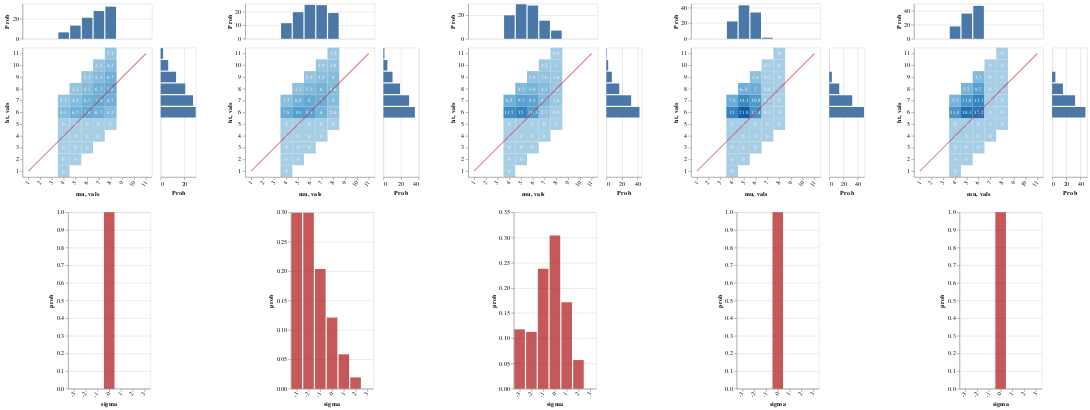

Notebook code cell kept with this figure:
### Markdown cell above
Of course since all of the lexica entail that John's height is 6, the distribution over worlds is completely determinate

The various conceivable strengthenings lead ultimately to a pragmatic conclusion that 6 is probably normal for the height of someone like John (this was already guaranteed by the prior), but it's possible that 6 is relatively high compared to the median

So to the extent that this is an evaluative conclusion, it is very weak

### Code cell
writeIORef cacheRef (0, Map.empty)
 
vlShow . sidewaysDists <$> traverse mkGraph
  [ listener infoLUMExact cacheRef (0, UTall, denExact0)
  , lp infoLUMExact>>= \l -> listener infoLUMExact cacheRef (0, UTall, l)
  , listener infoLUMExact cacheRef (1, UTall, denExact0)
  , listener infoLUMExact cacheRef (2, UTall, denExact0)
  , listener infoLUMExact cacheRef (3, UTall, denExact0)
  ]

### Figure 1 — Vega-Lite specification as saved in the notebook (floating-point values rounded to 4 significant figures)
{"$schema": "https://vega.github.io/schema/vega-lite/v3.json", "hconcat": [{"$schema": "https://vega.github.io/schema/vega-lite/v3.json", "center": true, "vconcat": [{"$schema": "https://vega.github.io/schema/vega-lite/v3.json", "bounds": "flush", "config": {"scale": {"rectBandPaddingInner": 0}}, "data": {"values": [{"ht": "1", "mu": "4", "prob": 0}, {"ht": "2", "mu": "4", "prob": 0}, {"ht": "2", "mu": "5", "prob": 0}, {"ht": "3", "mu": "4", "prob": 0}, {"ht": "3", "mu": "5", "prob": 0}, {"ht": "3", "mu": "6", "prob": 0}, {"ht": "4", "mu": "4", "prob": 0}, {"ht": "4", "mu": "5", "prob": 0}, {"ht": "4", "mu": "6", "prob": 0}, {"ht": "4", "mu": "7", "prob": 0}, {"ht": "5", "mu": "4", "prob": 0}, {"ht": "5", "mu": "5", "prob": 0}, {"ht": "5", "mu": "6", "prob": 0}, {"ht": "5", "mu": "7", "prob": 0}, {"ht": "5", "mu": "8", "prob": 0}, {"ht": "6", "mu": "4", "prob": 4.3}, {"ht": "6", "mu": "5", "prob": 6.7}, {"ht": "6", "mu": "6", "prob": 7.8}, {"ht": "6", "mu": "7", "prob": 6.7}, {"ht": "6", "mu": "8", "prob": 4.3}, {"ht": "7", "mu": "4", "prob": 2.1}, {"ht": "7", "mu": "5", "prob": 4.3}, {"ht": "7", "mu": "6", "prob": 6.7}, {"ht": "7", "mu": "7", "prob": 7.8}, {"ht": "7", "mu": "8", "prob": 6.7}, {"ht": "8", "mu": "5", "prob": 2.1}, {"ht": "8", "mu": "6", "prob": 4.3}, {"ht": "8", "mu": "7", "prob": 6.7}, {"ht": "8", "mu": "8", "prob": 7.8}, {"ht": "9", "mu": "6", "prob": 2.1}, {"ht": "9", "mu": "7", "prob": 4.3}, {"ht": "9", "mu": "8", "prob": 6.7}, {"ht": "10", "mu": "7", "prob": 2.1}, {"ht": "10", "mu": "8", "prob": 4.3}, {"ht": "11", "mu": "8", "prob": 2.1}]}, "spacing": 15, "vconcat": [{"encoding": {"x": {"axis": null, "field": "mu", "scale": {"domain": ["1", "2", "3", "4", "5", "6", "7", "8", "9", "10", "11"], "rangeStep": 30}, "sort": null, "type": "ordinal"}, "y": {"aggregate": "sum", "axis": {"title": "Prob"}, "field": "prob", "type": "quantitative"}}, "height": 60, "mark": "bar"}, {"bounds": "flush", "hconcat": [{"encoding": {"x": {"axis": {"labelAngle": -55}, "field": "mu", "scale": {"domain": ["1", "2", "3", "4", "5", "6", "7", "8", "9", "10", "11"], "rangeStep": 30}, "sort": null, "type": "ordinal"}, "y": {"axis": {"labelAngle": 0}, "field": "ht", "scale": {"domain": ["11", "10", "9", "8", "7", "6", "5", "4", "3", "2", "1"], "rangeStep": 30}, "sort": null, "type": "ordinal"}}, "layer": [{"encoding": {"color": {"aggregate": "sum", "field": "prob", "legend": null, "scale": {"scheme": {"extent": [0.2, 0.9], "name": "blues"}}, "type": "quantitative"}}, "mark": "rect"}, {"encoding": {"color": {"value": "white"}, "text": {"aggregate": "sum", "field": "prob", "type": "quantitative"}}, "mark": {"fontSize": 9, "type": "text"}}, {"data": {"values": [{"vals": "1"}, {"vals": "2"}, {"vals": "3"}, {"vals": "4"}, {"vals": "5"}, {"vals": "6"}, {"vals": "7"}, {"vals": "8"}, {"vals": "9"}, {"vals": "10"}, {"vals": "11"}]}, "encoding": {"x": {"field": "vals", "sort": null, "type": "ordinal"}, "y": {"field": "vals", "sort": null, "type": "ordinal"}}, "mark": {"opacity": 0.5, "stroke": "firebrick", "strokeWidth": 2, "type": "line"}}]}, {"encoding": {"x": {"aggregate": "sum", "axis": {"title": "Prob"}, "field": "prob", "type": "quantitative"}, "y": {"axis": null, "field": "ht", "scale": {"domain": ["11", "10", "9", "8", "7", "6", "5", "4", "3", "2", "1"], "rangeStep": 30}, "sort": null, "type": "ordinal"}}, "mark": "bar", "width": 60}], "spacing": 15}]}, {"$schema": "https://vega.github.io/schema/vega-lite/v3.json", "data": {"values": [{"prob": 1, "sigma": "0"}]}, "description": "", "encoding": {"x": {"axis": {"labelAngle": -55}, "field": "sigma", "scale": {"domain": ["-3", "-2", "-1", "0", "1", "2", "3"], "rangeStep": 30}, "sort": null, "type": "ordinal"}, "y": {"field": "prob", "type": "quantitative"}}, "mark": {"color": "firebrick", "opacity": 0.75, "type": "bar"}}]}, {"$schema": "https://vega.github.io/schema/vega-lite/v3.json", "center": true, "vconcat": [{"$schema": "https://vega.github.io/schema/vega-lite/v3.json", "bounds": "flush", "config": {"scale": {"rectBandPaddingInner": 0}}, "data": {"values": [{"ht": "1", "mu": "4", "prob": 0}, {"ht": "2", "mu": "4", "prob": 0}, {"ht": "2", "mu": "5", "prob": 0}, {"ht": "3", "mu": "4", "prob": 0}, {"ht": "3", "mu": "5", "prob": 0}, {"ht": "3", "mu": "6", "prob": 0}, {"ht": "4", "mu": "4", "prob": 0}, {"ht": "4", "mu": "5", "prob": 0}, {"ht": "4", "mu": "6", "prob": 0}, {"ht": "4", "mu": "7", "prob": 0}, {"ht": "5", "mu": "4", "prob": 0}, {"ht": "5", "mu": "5", "prob": 0}, {"ht": "5", "mu": "6", "prob": 0}, {"ht": "5", "mu": "7", "prob": 0}, {"ht": "5", "mu": "8", "prob": 0}, {"ht": "6", "mu": "4", "prob": 7.8}, {"ht": "6", "mu": "5", "prob": 10}, {"ht": "6", "mu": "6", "prob": 9.3}, {"ht": "6", "mu": "7", "prob": 6}, {"ht": "6", "mu": "8", "prob": 2.6}, {"ht": "7", "mu": "4", "prob": 3.7}, {"ht": "7", "mu": "5", "prob": 6.5}, {"ht": "7", "mu": "6", "prob": 8}, {"ht": "7", "mu": "7", "prob": 7}, {"ht": "7", "mu": "8", "prob": 4}, {"ht": "8", "mu": "5", "prob": 3.1}, {"ht": "8", "mu": "6", "prob": 5.2}, {"ht": "8", "mu": "7", "prob": 6}, {"ht": "8", "mu": "8", "prob": 4.6}, {"ht": "9", "mu": "6", "prob": 2.5}, {"ht": "9", "mu": "7", "prob": 3.9}, {"ht": "9", "mu": "8", "prob": 4}, {"ht": "10", "mu": "7", "prob": 1.9}, {"ht": "10", "mu": "8", "prob": 2.6}, {"ht": "11", "mu": "8", "prob": 1.2}]}, "spacing": 15, "vconcat": [{"encoding": {"x": {"axis": null, "field": "mu", "scale": {"domain": ["1", "2", "3", "4", "5", "6", "7", "8", "9", "10", "11"], "rangeStep": 30}, "sort": null, "type": "ordinal"}, "y": {"aggregate": "sum", "axis": {"title": "Prob"}, "field": "prob", "type": "quantitative"}}, "height": 60, "mark": "bar"}, {"bounds": "flush", "hconcat": [{"encoding": {"x": {"axis": {"labelAngle": -55}, "field": "mu", "scale": {"domain": ["1", "2", "3", "4", "5", "6", "7", "8", "9", "10", "11"], "rangeStep": 30}, "sort": null, "type": "ordinal"}, "y": {"axis": {"labelAngle": 0}, "field": "ht", "scale": {"domain": ["11", "10", "9", "8", "7", "6", "5", "4", "3", "2", "1"], "rangeStep": 30}, "sort": null, "type": "ordinal"}}, "layer": [{"encoding": {"color": {"aggregate": "sum", "field": "prob", "legend": null, "scale": {"scheme": {"extent": [0.2, 0.9], "name": "blues"}}, "type": "quantitative"}}, "mark": "rect"}, {"encoding": {"color": {"value": "white"}, "text": {"aggregate": "sum", "field": "prob", "type": "quantitative"}}, "mark": {"fontSize": 9, "type": "text"}}, {"data": {"values": [{"vals": "1"}, {"vals": "2"}, {"vals": "3"}, {"vals": "4"}, {"vals": "5"}, {"vals": "6"}, {"vals": "7"}, {"vals": "8"}, {"vals": "9"}, {"vals": "10"}, {"vals": "11"}]}, "encoding": {"x": {"field": "vals", "sort": null, "type": "ordinal"}, "y": {"field": "vals", "sort": null, "type": "ordinal"}}, "mark": {"opacity": 0.5, "stroke": "firebrick", "strokeWidth": 2, "type": "line"}}]}, {"encoding": {"x": {"aggregate": "sum", "axis": {"title": "Prob"}, "field": "prob", "type": "quantitative"}, "y": {"axis": null, "field": "ht", "scale": {"domain": ["11", "10", "9", "8", "7", "6", "5", "4", "3", "2", "1"], "rangeStep": 30}, "sort": null, "type": "ordinal"}}, "mark": "bar", "width": 60}], "spacing": 15}]}, {"$schema": "https://vega.github.io/schema/vega-lite/v3.json", "data": {"values": [{"prob": 0.299, "sigma": "-3"}, {"prob": 0.299, "sigma": "-2"}, {"prob": 0.2035, "sigma": "-1"}, {"prob": 0.1209, "sigma": "0"}, {"prob": 0.05844, "sigma": "1"}, {"prob": 0.01919, "sigma": "2"}, {"prob": 0, "sigma": "3"}]}, "description": "", "encoding": {"x": {"axis": {"labelAngle": -55}, "field": "sigma", "scale": {"domain": ["-3", "-2", "-1", "0", "1", "2", "3"], "rangeStep": 30}, "sort": null, "type": "ordinal"}, "y": {"field": "prob", "type": "quantitative"}}, "mark": {"color": "firebrick", "opacity": 0.75, "type": "bar"}}]}, {"$schema": "https://vega.github.io/schema/vega-lite/v3.json", "center": true, "vconcat": [{"$schema": "https://vega.github.io/schema/vega-lite/v3.json", "bounds": "flush", "config": {"scale": {"rectBandPaddingInner": 0}}, "data": {"values": [{"ht": "1", "mu": "4", "prob": 0}, {"ht": "2", "mu": "4", "prob": 0}, {"ht": "2", "mu": "5", "prob": 0}, {"ht": "3", "mu": "4", "prob": 0}, {"ht": "3", "mu": "5", "prob": 0}, {"ht": "3", "mu": "6", "prob": 0}, {"ht": "4", "mu": "4", "prob": 0}, {"ht": "4", "mu": "5", "prob": 0}, {"ht": "4", "mu": "6", "prob": 0}, {"ht": "4", "mu": "7", "prob": 0}, {"ht": "5", "mu": "4", "prob": 0}, {"ht": "5", "mu": "5", "prob": 0}, {"ht": "5", "mu": "6", "prob": 0}, {"ht": "5", "mu": "7", "prob": 0}, {"ht": "5", "mu": "8", "prob": 0}, {"ht": "6", "mu": "4", "prob": 13.5}, {"ht": "6", "mu": "5", "prob": 15}, {"ht": "6", "mu": "6", "prob": 10.5}, {"ht": "6", "mu": "7", "prob": 2.7}, {"ht": "6", "mu": "8", "prob": 0.5}, {"ht": "7", "mu": "4", "prob": 6.5}, {"ht": "7", "mu": "5", "prob": 9.7}, {"ht": "7", "mu": "6", "prob": 9.1}, {"ht": "7", "mu": "7", "prob": 4.7}, {"ht": "7", "mu": "8", "prob": 1.6}, {"ht": "8", "mu": "5", "prob": 4.7}, {"ht": "8", "mu": "6", "prob": 5.9}, {"ht": "8", "mu": "7", "prob": 4.1}, {"ht": "8", "mu": "8", "prob": 1.8}, {"ht": "9", "mu": "6", "prob": 2.8}, {"ht": "9", "mu": "7", "prob": 2.6}, {"ht": "9", "mu": "8", "prob": 1.6}, {"ht": "10", "mu": "7", "prob": 1.3}, {"ht": "10", "mu": "8", "prob": 1}, {"ht": "11", "mu": "8", "prob": 0.5}]}, "spacing": 15, "vconcat": [{"encoding": {"x": {"axis": null, "field": "mu", "scale": {"domain": ["1", "2", "3", "4", "5", "6", "7", "8", "9", "10", "11"], "rangeStep": 30}, "sort": null, "type": "ordinal"}, "y": {"aggregate": "sum", "axis": {"title": "Prob"}, "field": "prob", "type": "quantitative"}}, "height": 60, "mark": "bar"}, {"bounds": "flush", "hconcat": [{"encoding": {"x": {"axis": {"labelAngle": -55}, "field": "mu", "scale": {"domain": ["1", "2", "3", "4", "5", "6", "7", "8", "9", "10", "11"], "rangeStep": 30}, "sort": null, "type": "ordinal"}, "y": {"axis": {"labelAngle": 0}, "field": "ht", "scale": {"domain": ["11", "10", "9", "8", "7", "6", "5", "4", "3", "2", "1"], "rangeStep": 30}, "sort": null, "type": "ordinal"}}, "layer": [{"encoding": {"color": {"aggregate": "sum", "field": "prob", "legend": null, "scale": {"scheme": {"extent": [0.2, 0.9], "name": "blues"}}, "type": "quantitative"}}, "mark": "rect"}, {"encoding": {"color": {"value": "white"}, "text": {"aggregate": "sum", "field": "prob", "type": "quantitative"}}, "mark": {"fontSize": 9, "type": "text"}}, {"data": {"values": [{"vals": "1"}, {"vals": "2"}, {"vals": "3"}, {"vals": "4"}, {"vals": "5"}, {"vals": "6"}, {"vals": "7"}, {"vals": "8"}, {"vals": "9"}, {"vals": "10"}, {"vals": "11"}]}, "encoding": {"x": {"field": "vals", "sort": null, "type": "ordinal"}, "y": {"field": "vals", "sort": null, "type": "ordinal"}}, "mark": {"opacity": 0.5, "stroke": "firebrick", "strokeWidth": 2, "type": "line"}}]}, {"encoding": {"x": {"aggregate": "sum", "axis": {"title": "Prob"}, "field": "prob", "type": "quantitative"}, "y": {"axis": null, "field": "ht", "scale": {"domain": ["11", "10", "9", "8", "7", "6", "5", "4", "3", "2", "1"], "rangeStep": 30}, "sort": null, "type": "ordinal"}}, "mark": "bar", "width": 60}], "spacing": 15}]}, {"$schema": "https://vega.github.io/schema/vega-lite/v3.json", "data": {"values": [{"prob": 0.1177, "sigma": "-3"}, {"prob": 0.1126, "sigma": "-2"}, {"prob": 0.238, "sigma": "-1"}, {"prob": 0.3037, "sigma": "0"}, {"prob": 0.1712, "sigma": "1"}, {"prob": 0.05675, "sigma": "2"}, {"prob": 0, "sigma": "3"}]}, "description": "", "encoding": {"x": {"axis": {"labelAngle": -55}, "field": "sigma", "scale": {"domain": ["-3", "-2", "-1", "0", "1", "2", "3"], "rangeStep": 30}, "sort": null, "type": "ordinal"}, "y": {"field": "prob", "type": "quantitative"}}, "mark": {"color": "firebrick", "opacity": 0.75, "type": "bar"}}]}, {"$schema": "https://vega.github.io/schema/vega-lite/v3.json", "center": true, "vconcat": [{"$schema": "https://vega.github.io/schema/vega-lite/v3.json", "bounds": "flush", "config": {"scale": {"rectBandPaddingInner": 0}}, "data": {"values": [{"ht": "1", "mu": "4", "prob": 0}, {"ht": "2", "mu": "4", "prob": 0}, {"ht": "2", "mu": "5", "prob": 0}, {"ht": "3", "mu": "4", "prob": 0}, {"ht": "3", "mu": "5", "prob": 0}, {"ht": "3", "mu": "6", "prob": 0}, {"ht": "4", "mu": "4", "prob": 0}, {"ht": "4", "mu": "5", "prob": 0}, {"ht": "4", "mu": "6", "prob": 0}, {"ht": "4", "mu": "7", "prob": 0}, {"ht": "5", "mu": "4", "prob": 0}, {"ht": "5", "mu": "5", "prob": 0}, {"ht": "5", "mu": "6", "prob": 0}, {"ht": "5", "mu": "7", "prob": 0}, {"ht": "5", "mu": "8", "prob": 0}, {"ht": "6", "mu": "4", "prob": 15}, {"ht": "6", "mu": "5", "prob": 21.8}, {"ht": "6", "mu": "6", "prob": 12.4}, {"ht": "6", "mu": "7", "prob": 0.1}, {"ht": "6", "mu": "8", "prob": 0}, {"ht": "7", "mu": "4", "prob": 7.2}, {"ht": "7", "mu": "5", "prob": 14.1}, {"ht": "7", "mu": "6", "prob": 10.8}, {"ht": "7", "mu": "7", "prob": 0.5}, {"ht": "7", "mu": "8", "prob": 0}, {"ht": "8", "mu": "5", "prob": 6.8}, {"ht": "8", "mu": "6", "prob": 7}, {"ht": "8", "mu": "7", "prob": 0.4}, {"ht": "8", "mu": "8", "prob": 0}, {"ht": "9", "mu": "6", "prob": 3.4}, {"ht": "9", "mu": "7", "prob": 0.3}, {"ht": "9", "mu": "8", "prob": 0}, {"ht": "10", "mu": "7", "prob": 0.1}, {"ht": "10", "mu": "8", "prob": 0}, {"ht": "11", "mu": "8", "prob": 0}]}, "spacing": 15, "vconcat": [{"encoding": {"x": {"axis": null, "field": "mu", "scale": {"domain": ["1", "2", "3", "4", "5", "6", "7", "8", "9", "10", "11"], "rangeStep": 30}, "sort": null, "type": "ordinal"}, "y": {"aggregate": "sum", "axis": {"title": "Prob"}, "field": "prob", "type": "quantitative"}}, "height": 60, "mark": "bar"}, {"bounds": "flush", "hconcat": [{"encoding": {"x": {"axis": {"labelAngle": -55}, "field": "mu", "scale": {"domain": ["1", "2", "3", "4", "5", "6", "7", "8", "9", "10", "11"], "rangeStep": 30}, "sort": null, "type": "ordinal"}, "y": {"axis": {"labelAngle": 0}, "field": "ht", "scale": {"domain": ["11", "10", "9", "8", "7", "6", "5", "4", "3", "2", "1"], "rangeStep": 30}, "sort": null, "type": "ordinal"}}, "layer": [{"encoding": {"color": {"aggregate": "sum", "field": "prob", "legend": null, "scale": {"scheme": {"extent": [0.2, 0.9], "name": "blues"}}, "type": "quantitative"}}, "mark": "rect"}, {"encoding": {"color": {"value": "white"}, "text": {"aggregate": "sum", "field": "prob", "type": "quantitative"}}, "mark": {"fontSize": 9, "type": "text"}}, {"data": {"values": [{"vals": "1"}, {"vals": "2"}, {"vals": "3"}, {"vals": "4"}, {"vals": "5"}, {"vals": "6"}, {"vals": "7"}, {"vals": "8"}, {"vals": "9"}, {"vals": "10"}, {"vals": "11"}]}, "encoding": {"x": {"field": "vals", "sort": null, "type": "ordinal"}, "y": {"field": "vals", "sort": null, "type": "ordinal"}}, "mark": {"opacity": 0.5, "stroke": "firebrick", "strokeWidth": 2, "type": "line"}}]}, {"encoding": {"x": {"aggregate": "sum", "axis": {"title": "Prob"}, "field": "prob", "type": "quantitative"}, "y": {"axis": null, "field": "ht", "scale": {"domain": ["11", "10", "9", "8", "7", "6", "5", "4", "3", "2", "1"], "rangeStep": 30}, "sort": null, "type": "ordinal"}}, "mark": "bar", "width": 60}], "spacing": 15}]}, {"$schema": "https://vega.github.io/schema/vega-lite/v3.json", "data": {"values": [{"prob": 1, "sigma": "0"}]}, "description": "", "encoding": {"x": {"axis": {"labelAngle": -55}, "field": "sigma", "scale": {"domain": ["-3", "-2", "-1", "0", "1", "2", "3"], "rangeStep": 30}, "sort": null, "type": "ordinal"}, "y": {"field": "prob", "type": "quantitative"}}, "mark": {"color": "firebrick", "opacity": 0.75, "type": "bar"}}]}, {"$schema": "https://vega.github.io/schema/vega-lite/v3.json", "center": true, "vconcat": [{"$schema": "https://vega.github.io/schema/vega-lite/v3.json", "bounds": "flush", "config": {"scale": {"rectBandPaddingInner": 0}}, "data": {"values": [{"ht": "1", "mu": "4", "prob": 0}, {"ht": "2", "mu": "4", "prob": 0}, {"ht": "2", "mu": "5", "prob": 0}, {"ht": "3", "mu": "4", "prob": 0}, {"ht": "3", "mu": "5", "prob": 0}, {"ht": "3", "mu": "6", "prob": 0}, {"ht": "4", "mu": "4", "prob": 0}, {"ht": "4", "mu": "5", "prob": 0}, {"ht": "4", "mu": "6", "prob": 0}, {"ht": "4", "mu": "7", "prob": 0}, {"ht": "5", "mu": "4", "prob": 0}, {"ht": "5", "mu": "5", "prob": 0}, {"ht": "5", "mu": "6", "prob": 0}, {"ht": "5", "mu": "7", "prob": 0}, {"ht": "5", "mu": "8", "prob": 0}, {"ht": "6", "mu": "4", "prob": 11.8}, {"ht": "6", "mu": "5", "prob": 18.3}, {"ht": "6", "mu": "6", "prob": 17.2}, {"ht": "6", "mu": "7", "prob": 0}, {"ht": "6", "mu": "8", "prob": 0}, {"ht": "7", "mu": "4", "prob": 5.7}, {"ht": "7", "mu": "5", "prob": 11.8}, {"ht": "7", "mu": "6", "prob": 15.1}, {"ht": "7", "mu": "7", "prob": 0}, {"ht": "7", "mu": "8", "prob": 0}, {"ht": "8", "mu": "5", "prob": 5.7}, {"ht": "8", "mu": "6", "prob": 9.7}, {"ht": "8", "mu": "7", "prob": 0}, {"ht": "8", "mu": "8", "prob": 0}, {"ht": "9", "mu": "6", "prob": 4.7}, {"ht": "9", "mu": "7", "prob": 0}, {"ht": "9", "mu": "8", "prob": 0}, {"ht": "10", "mu": "7", "prob": 0}, {"ht": "10", "mu": "8", "prob": 0}, {"ht": "11", "mu": "8", "prob": 0}]}, "spacing": 15, "vconcat": [{"encoding": {"x": {"axis": null, "field": "mu", "scale": {"domain": ["1", "2", "3", "4", "5", "6", "7", "8", "9", "10", "11"], "rangeStep": 30}, "sort": null, "type": "ordinal"}, "y": {"aggregate": "sum", "axis": {"title": "Prob"}, "field": "prob", "type": "quantitative"}}, "height": 60, "mark": "bar"}, {"bounds": "flush", "hconcat": [{"encoding": {"x": {"axis": {"labelAngle": -55}, "field": "mu", "scale": {"domain": ["1", "2", "3", "4", "5", "6", "7", "8", "9", "10", "11"], "rangeStep": 30}, "sort": null, "type": "ordinal"}, "y": {"axis": {"labelAngle": 0}, "field": "ht", "scale": {"domain": ["11", "10", "9", "8", "7", "6", "5", "4", "3", "2", "1"], "rangeStep": 30}, "sort": null, "type": "ordinal"}}, "layer": [{"encoding": {"color": {"aggregate": "sum", "field": "prob", "legend": null, "scale": {"scheme": {"extent": [0.2, 0.9], "name": "blues"}}, "type": "quantitative"}}, "mark": "rect"}, {"encoding": {"color": {"value": "white"}, "text": {"aggregate": "sum", "field": "prob", "type": "quantitative"}}, "mark": {"fontSize": 9, "type": "text"}}, {"data": {"values": [{"vals": "1"}, {"vals": "2"}, {"vals": "3"}, {"vals": "4"}, {"vals": "5"}, {"vals": "6"}, {"vals": "7"}, {"vals": "8"}, {"vals": "9"}, {"vals": "10"}, {"vals": "11"}]}, "encoding": {"x": {"field": "vals", "sort": null, "type": "ordinal"}, "y": {"field": "vals", "sort": null, "type": "ordinal"}}, "mark": {"opacity": 0.5, "stroke": "firebrick", "strokeWidth": 2, "type": "line"}}]}, {"encoding": {"x": {"aggregate": "sum", "axis": {"title": "Prob"}, "field": "prob", "type": "quantitative"}, "y": {"axis": null, "field": "ht", "scale": {"domain": ["11", "10", "9", "8", "7", "6", "5", "4", "3", "2", "1"], "rangeStep": 30}, "sort": null, "type": "ordinal"}}, "mark": "bar", "width": 60}], "spacing": 15}]}, {"$schema": "https://vega.github.io/schema/vega-lite/v3.json", "data": {"values": [{"prob": 1, "sigma": "0"}]}, "description": "", "encoding": {"x": {"axis": {"labelAngle": -55}, "field": "sigma", "scale": {"domain": ["-3", "-2", "-1", "0", "1", "2", "3"], "rangeStep": 30}, "sort": null, "type": "ordinal"}, "y": {"field": "prob", "type": "quantitative"}}, "mark": {"color": "firebrick", "opacity": 0.75, "type": "bar"}}]}], "spacing": 50}
